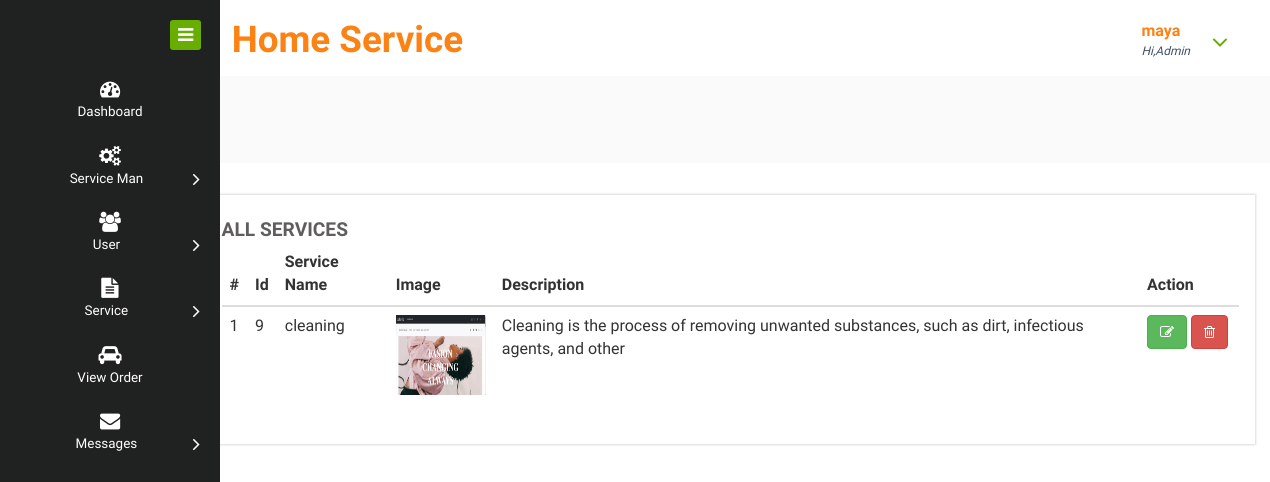
Page /view_service (signed in) on the committed database.
### siteusers/models.py (models this page shows, shortened)
class CustomUser(AbstractUser):
    is_houseresident = models.BooleanField(default=False)
    is_flatresident = models.BooleanField(default=False)
    is_housemaid = models.BooleanField(default=False)
    is_superuser = models.BooleanField(default=False)

class Service_Category(models.Model):
    category = models.CharField(max_length=30, null=True)
    desc = models.CharField(max_length=100, null=True)
    image = models.FileField(null=True)
    total=models.CharField(max_length=100, null=True)

### siteusers/views.py (the view)
# urls.py: path('view_service',views.view_service, name="view_service"),
@login_required
def view_service(request):
    ser = Service_Category.objects.all()
    d = {'ser':ser}
    return render(request,'view_service.html',d)

### templates/view_service.html
{% extends 'admin_navigation.html' %}
{% load static %}
{% block body %}
<div class="chit-chat-layer1">
	<div class="col-md-12 chit-chat-layer1-left">
               <div class="work-progres">
                            <div class="chit-chat-heading">
                                  All Services
                            </div>
                            <div class="table-responsive">
                                <table class="table table-hover">
                                  <thead>
                                    <tr>
                                      <th>#</th>
                                      <th>Id</th>
                                      <th>Service Name</th>
                                      <th>Image</th>
                                      <th>Description</th>
                                      <th>Action</th>
                                  </tr>
                              </thead>
                              <tbody>
                              {% for i in ser %}
                                <tr>
                                  <td>{{forloop.counter}}</td>
                                  <td>{{i.id}}</td>
                                  <td>{{i.category}}</td>
                                  <td><img src="{{i.image.url}}" style="width:90px;height:80px" /></td>
                                  <td>{{i.desc}}</td>
                                  <td style="width:100px"><a href="{% url 'siteusers:edit_service' i.id %}" ><button class="btn btn-success"><i class="fa fa-edit"></i></button></a>
                                  <a href="{% url 'siteusers:delete_service' i.id %}" ><button class="btn btn-danger" onclick="return confirm('Are you sure?')"><i class="fa fa-trash-o"></i></button></a></td>
                              </tr>
                              {% endfor %}
                          </tbody>
                      </table>
                  </div>
             </div>
      </div>
</div>
    {% endblock %}

### templates/admin_navigation.html (shortened to what this page needs)
<!DOCTYPE HTML>
{% load static %}
<html>
<head>
<link href="{% static 'admin home/css2/bootstrap.css' %}" rel="stylesheet" type="text/css" media="all">
<link href="{% static 'admin home/css2/style.css' %}" rel="stylesheet" type="text/css" media="all"/>
<link href="{% static 'admin home/css2/font-awesome.css' %}" rel="stylesheet">
</head>
<body>
<div class="page-container" >
   <div class="left-content">
	   <div class="mother-grid-inner">
				<div class="header-main" style="background-color:;">
					<div class="header-left">
							<div class="logo-name" style="width:100%">
								<h1><span>Home Service</span></h1>
							</div>
							<div class="clearfix"> </div>
						 </div>
							<div class="profile_details">
								<ul>
									<li class="dropdown profile_details_drop">
										<a href="#" class="dropdown-toggle" data-toggle="dropdown" aria-expanded="false">
											<div align class="profile_img">
												<div class="user-name">
													<p>{{request.user.username}}</p>
													<span>Hi,Admin</span>
												</div>
												<i class="fa fa-angle-down lnr"></i>
												<div class="clearfix"></div>
											</div>
										</a>
									</li>
								</ul>
							</div>
							<div class="clearfix"> </div>
						</div>
				</div>
<div class="inner-block" style="padding-top:8%">
	{% block body %}
	{% endblock %}
</div>
</div>
</div>
    <div class="sidebar-menu">
		  	<div class="logo"> <a href="#" class="sidebar-icon">
				<span class="fa fa-bars"></span> </a>
			   </div>
		    <div class="menu">
		      <ul id="menu">
		        <li id="menu-home"><a href="{% url 'siteusers:admin_home' %}"><i class="fa fa-tachometer"></i><span>Dashboard</span></a></li>
		        <li><a href="#"><i class="fa fa-cogs"></i><span>Service Man</span><span class="fa fa-angle-right" style="float: right"></span></a>
		        </li>
		        <li id="menu-comunicacao" ><a href="#"><i class="fa fa-users"></i><span>User</span><span class="fa fa-angle-right" style="float: right"></span></a>
		        </li>
		        <li id="menu-academico" ><a href="#"><i class="fa fa-file-text"></i><span>Service</span><span class="fa fa-angle-right" style="float: right"></span></a>
		        </li>
		        <li><a href="{% url 'siteusers:Admin_Order' %}"><i class="fa fa-car">
				</i><span>View Order</span></a></li>
		        <li><a href="#"><i class="fa fa-envelope"></i><span>Messages</span><span class="fa fa-angle-right" style="float: right"></span></a>
		        </li>
		      </ul>
		    </div>
	 </div>
</body>
</html>

### rows in the picture
CustomUser: user.username "maya"
Service_Category: id "9", category "cleaning", image (picture), desc "Cleaning is the process of removing unwanted substances, such as dirt, infectious agents, and other"
